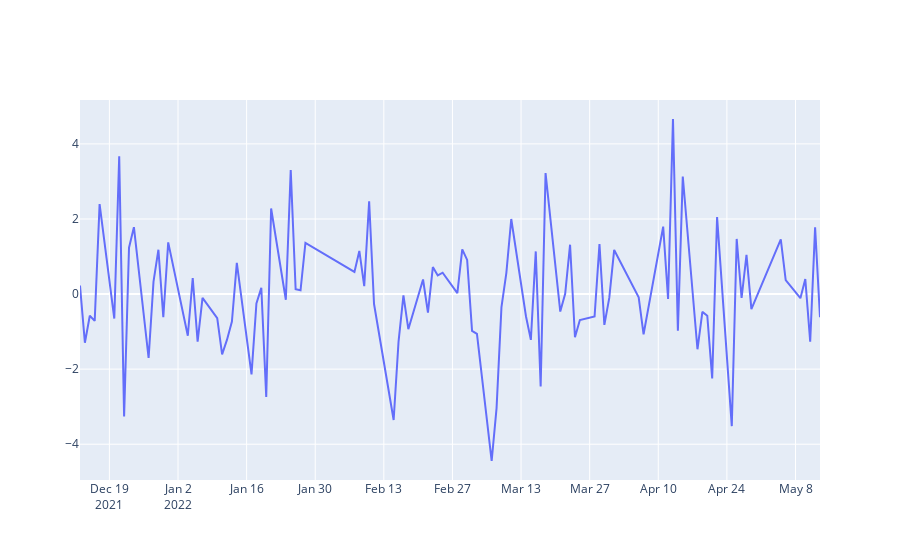

This figure's notebook cell:
### Markdown cell above
# stk pre status

### Code cell
df_history_return = w.wsd("128111.SZ,002738.SZ,128095.SZ,002812.SZ,113626.SH,603596.SH,123092.SZ,300332.SZ",
 "pct_chg", f"{status_begin_date}", f"{status_end_date}", "",usedf=True)[1]

df_pair_history_return = df_history_return[cbond_pair]
df_pair_history_return['diff'] = df_pair_history_return[cbond_pair[0]] - df_pair_history_return[cbond_pair[1]]
# df_pair_history_return['diff'].plot()

import warnings
warnings.filterwarnings("ignore")


#plotly 画图代码模板
import plotly.graph_objects as go
fig = go.Figure(data=[
    go.Scatter(name='diff', x=df_pair_history_return.index, y=df_pair_history_return['diff']),
])
fig.show()

df_stk_pre_return = w.wsd("128111.SZ,002738.SZ,128095.SZ,002812.SZ,113626.SH,603596.SH,123092.SZ,300332.SZ", 
"pct_chg", f"{status_begin_date}", f"{status_end_date}", "",usedf=True)[1]

df_stk_pre_return = df_stk_pre_return.reset_index()
df_stk_pre_return['index'] = df_stk_pre_return['index'].apply(str)
df_stk_pre_return = df_stk_pre_return.set_index('index')

df_stk_pre_trade_status = w.wsd("002812.SZ,603596.SH,300332.SZ,002738.SZ", 
"trade_status", f"{status_begin_date}", f"{status_end_date}", "",usedf=True)[1]
df_stk_pre_trade_status = df_stk_pre_trade_status.reset_index()
df_stk_pre_trade_status['index'] = df_stk_pre_trade_status['index'].apply(str)
df_stk_pre_trade_status = df_stk_pre_trade_status.set_index('index')

### Figure 1 — Plotly figure (JSON) as saved in the notebook; plotly's stock layout.template omitted (floating-point values rounded to 4 significant figures)
{"data": [{"name": "diff", "type": "scatter", "x": ["2021-12-13", "2021-12-14", "2021-12-15", "2021-12-16", "2021-12-17", "2021-12-20", "2021-12-21", "2021-12-22", "2021-12-23", "2021-12-24", "2021-12-27", "2021-12-28", "2021-12-29", "2021-12-30", "2021-12-31", "2022-01-04", "2022-01-05", "2022-01-06", "2022-01-07", "2022-01-10", "2022-01-11", "2022-01-12", "2022-01-13", "2022-01-14", "2022-01-17", "2022-01-18", "2022-01-19", "2022-01-20", "2022-01-21", "2022-01-24", "2022-01-25", "2022-01-26", "2022-01-27", "2022-01-28", "2022-02-07", "2022-02-08", "2022-02-09", "2022-02-10", "2022-02-11", "2022-02-14", "2022-02-15", "2022-02-16", "2022-02-17", "2022-02-18", "2022-02-21", "2022-02-22", "2022-02-23", "2022-02-24", "2022-02-25", "2022-02-28", "2022-03-01", "2022-03-02", "2022-03-03", "2022-03-04", "2022-03-07", "2022-03-08", "2022-03-09", "2022-03-10", "2022-03-11", "2022-03-14", "2022-03-15", "2022-03-16", "2022-03-17", "2022-03-18", "2022-03-21", "2022-03-22", "2022-03-23", "2022-03-24", "2022-03-25", "2022-03-28", "2022-03-29", "2022-03-30", "2022-03-31", "2022-04-01", "2022-04-06", "2022-04-07", "2022-04-08", "2022-04-11", "2022-04-12", "2022-04-13", "2022-04-14", "2022-04-15", "2022-04-18", "2022-04-19", "2022-04-20", "2022-04-21", "2022-04-22", "2022-04-25", "2022-04-26", "2022-04-27", "2022-04-28", "2022-04-29", "2022-05-05", "2022-05-06", "2022-05-09", "2022-05-10", "2022-05-11", "2022-05-12", "2022-05-13"], "y": [0.2285, -1.296, -0.5784, -0.7143, 2.399, -0.6528, 3.67, -3.258, 1.235, 1.783, -1.703, 0.3302, 1.182, -0.6168, 1.376, -1.109, 0.4268, -1.266, -0.1, -0.6395, -1.605, -1.214, -0.732, 0.83, -2.139, -0.2469, 0.1646, -2.744, 2.279, -0.1513, 3.305, 0.1308, 0.1003, 1.362, 0.5886, 1.149, 0.211, 2.473, -0.2657, -2.608, -3.355, -1.266, -0.03704, -0.9369, 0.3885, -0.4959, 0.7196, 0.4965, 0.5692, 0.02526, 1.191, 0.909, -0.9812, -1.062, -4.447, -3.038, -0.3484, 0.5655, 1.999, -0.591, -1.221, 1.135, -2.459, 3.224, -0.4673, 0.007141, 1.315, -1.15, -0.6934, -0.5995, 1.33, -0.8209, -0.1017, 1.175, -0.08905, -1.071, -0.3748, 1.796, -0.1329, 4.663, -0.976, 3.132, -1.471, -0.4755, -0.5775, -2.248, 2.049, -3.519, 1.469, -0.1053, 1.046, -0.4017, 1.459, 0.3735, -0.1112, 0.3983, -1.271, 1.776, -0.6191]}], "layout": {}}
